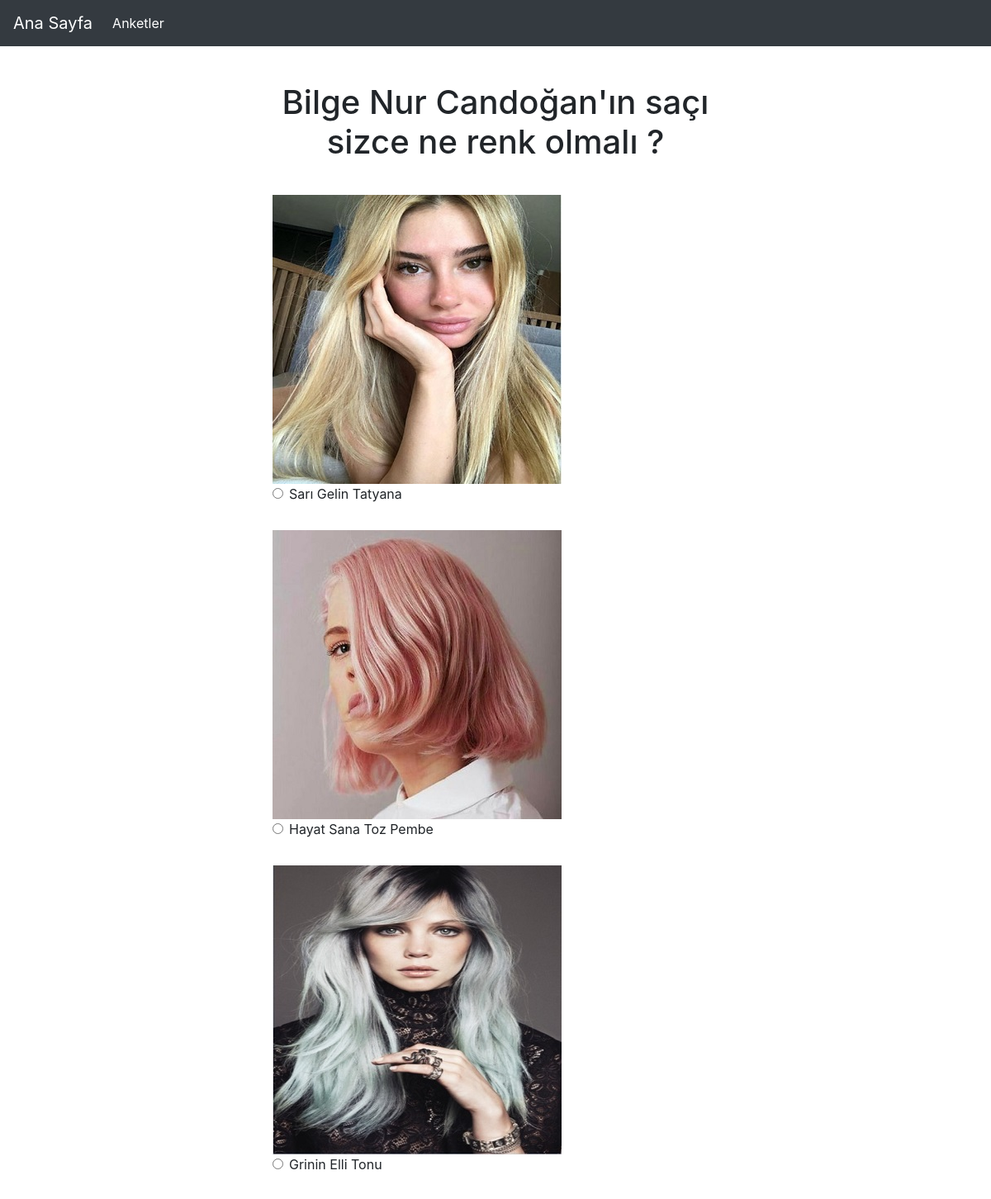
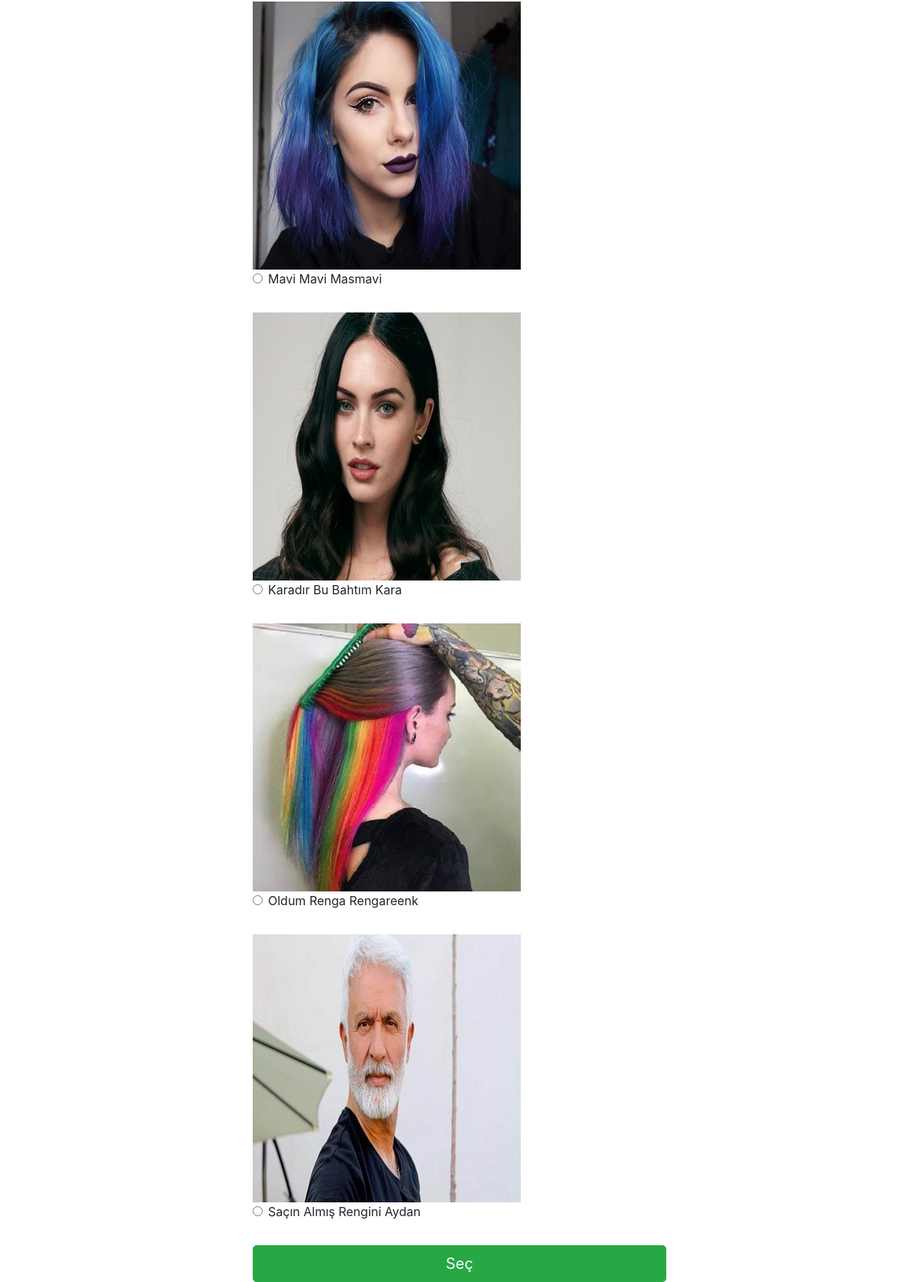
The app's page /polls/5/ with its own data (2 pictures, top to bottom).
### polls/models.py (models this page shows, shortened)
class Question(models.Model):
    question_text = models.CharField(max_length=200)
    pub_date = models.DateTimeField('date published')

class Choice(models.Model):
    question = models.ForeignKey(Question, on_delete=models.CASCADE)
    choice_text = models.CharField(max_length=200)
    votes = models.IntegerField(default=0)
    image= models.FileField(blank=True,null=True)

### polls/views.py (the view)
# urls.py: path('<int:question_id>/', views.detail, name='detail'),
def detail(request, question_id):
  try:
    question = Question.objects.get(pk=question_id)
  except Question.DoesNotExist:
    raise Http404("Soru yok!")
  return render(request, 'polls/detail.html', { 'question': question })

### templates/polls/detail.html (shortened to what this page needs)
{% extends 'base.html' %}
{% block content %}
<h1 class="text-center mb-3">{{ question.question_text }}</h1>
<form action="{% url 'polls:vote' question.id %}" method="post">
	{% for choice in question.choice_set.all %}
	<br>
	<img src="{{choice.image.url}}" alt=""/>
		<div class="form-check">
			<input
				type="radio"
				name="choice"
				class="form-check-input"
				id="choice{{ forloop.counter }}"
				value="{{ choice.id }}"
			/>
			<label for="choice{{ forloop.counter }}">{{ choice.choice_text }}</label
			>
		</div>
	{% endfor %}
	<input type="submit" value="Seç" class="btn btn-success btn-lg btn-block mt-4" />
</form>
{% endblock %}

### templates/base.html (shortened to what this page needs)
<!DOCTYPE html>
<html lang="en">
  <head>
    <link
      rel="stylesheet"
      href="https://stackpath.bootstrapcdn.com/bootstrap/4.3.1/css/bootstrap.min.css"
    />
  </head>
  <body>
    {% include 'partials/_navbar.html' %}
    <div class="container">
      <div class="row">
        <div class="col-md-6 m-auto">
          {% block content %}{% endblock %}
        </div>
      </div>
    </div>
  </body>
</html>

### templates/partials/_navbar.html (shortened to what this page needs)
<!DOCTYPE html>
<html lang="en">
<head>
    <link rel="stylesheet" href="https://maxcdn.bootstrapcdn.com/bootstrap/4.0.0/css/bootstrap.min.css">
</head>
<body>
    <nav class="navbar navbar-expand-md navbar-dark fixed-top bg-dark">
        <a class="navbar-brand" href="/">Ana Sayfa</a>
        <div class="collapse navbar-collapse" id="navbarCollapse">
          <ul class="navbar-nav mr-auto">
            <li class="nav-item active">
              <a class="nav-link" href="{% url 'polls:index' %}">Anketler</a>
            </li>
          </ul>
         </div>
      </nav>
</body>
</html>

### records on screen
Question: question_text "Bilge Nur Candoğan'ın saçı sizce ne renk olmalı ?"
Choice: image (picture), choice_text "Sarı Gelin Tatyana"
Choice: image (picture), choice_text "Hayat Sana Toz Pembe"
Choice: image (picture), choice_text "Grinin Elli Tonu"
Choice: image (picture), choice_text "Mavi Mavi Masmavi"
Choice: image (picture), choice_text "Karadır Bu Bahtım Kara"
Choice: image (picture), choice_text "Oldum Renga Rengareenk"
Choice: image (picture), choice_text "Saçın Almış Rengini Aydan"
